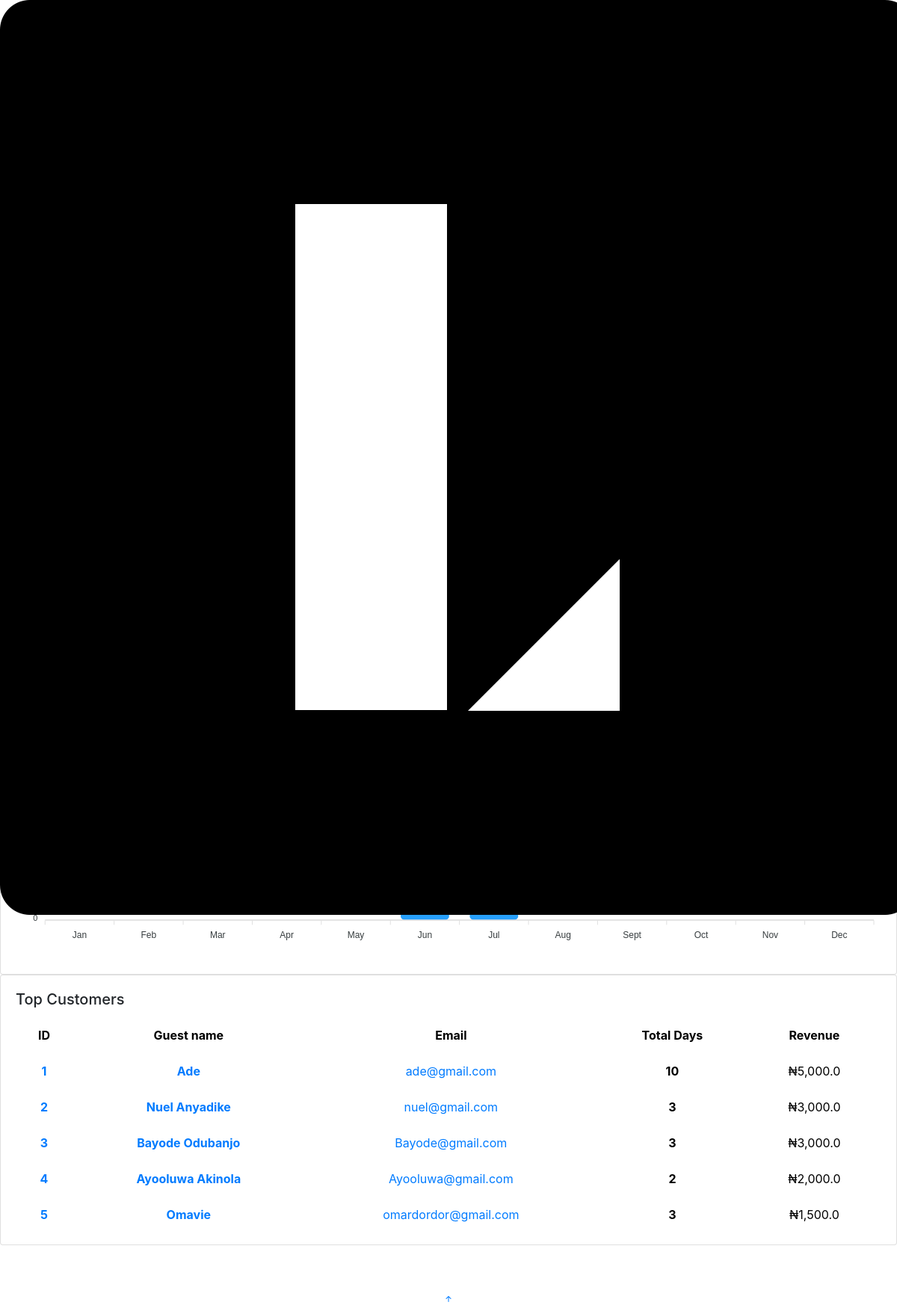
The page /analytics (signed in) on the database as committed earlier.
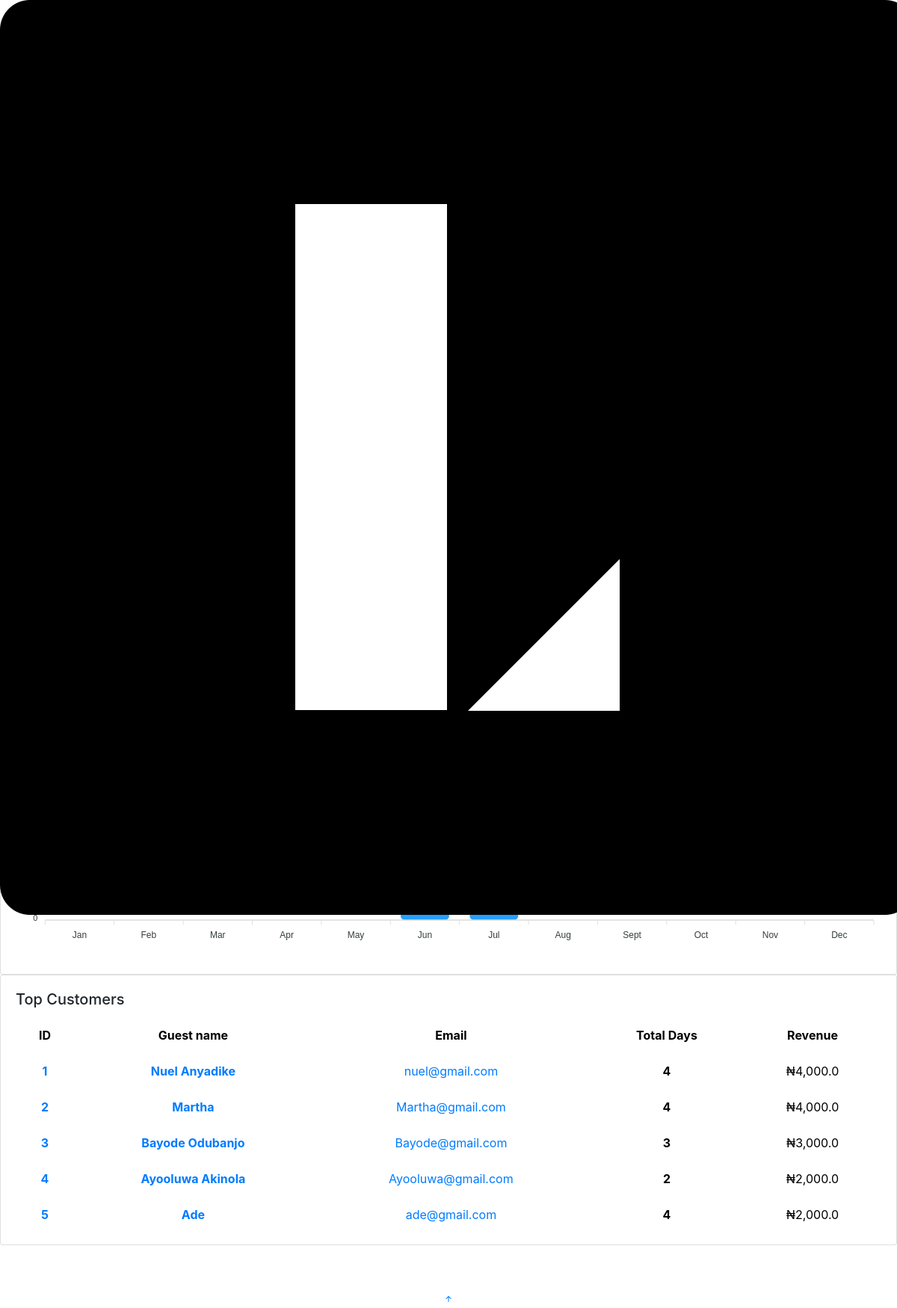
The same page on the database as committed later.
### LodgeApp/models.py (models this page shows, shortened)
class Guest(models.Model):
    name = models.CharField(max_length=50)
    email = models.EmailField()
    number = models.BigIntegerField()
    room  = models.ForeignKey(Room, on_delete=models.CASCADE)
    check_in = models.DateTimeField(auto_now_add=True)
    staff = models.ForeignKey(Staff, on_delete=models.CASCADE)
    check_out = models.DateTimeField(null=True,blank=True)
    revenue = models.ForeignKey(Revenue, on_delete=models.CASCADE, null=True, blank=True)
    company = models.ForeignKey(Company, on_delete=models.CASCADE, null=True)
    duration = models.IntegerField(null=True)

class Revenue(models.Model):
    revenue = models.DecimalField(max_digits=10, decimal_places=1, default=0)
    company = models.ForeignKey(Company, on_delete=models.CASCADE, null=True)

### LodgeApp/views.py (the view)
# urls.py: path('analytics', views.analytics, name='analytics'),
def analytics(request):
    if not request.user.is_authenticated:
        return redirect('sign-in')
    top_guests = Guest.objects.filter(company=request.user.company).order_by('-revenue__revenue')[:5]
    guests = Guest.objects.filter(company=request.user.company)
    check_ins = CheckIns.objects.filter(time__year=datetime.now().year, company=request.user.company)
    year_dict = {i:0 for i in range(1,13)}
    for check_in in check_ins:
        month = check_in.time.month
        year_dict[month] += 1
    check_in_data = list(year_dict.values())
    check_in_rate = int(np.sum(check_in_data)/(datetime.now().month * 4))
    if datetime.now().month == 1:
        guest_growth = 0
    else:
        try:
            guest_growth = (check_in_data[(datetime.now().month)-1] - check_in_data[(datetime.now().month)-2])/check_in_data[(datetime.now().month)-2] *100
        except:
            guest_growth = 0
    total_revenue = 0
    for guest in guests:
        try:
            rev = guest.revenue
            total_revenue += rev.revenue
        except:
            total_revenue += 0
    monthly_revenue = (total_revenue/(datetime.now().month))
    month_revenue_guests = Guest.objects.filter(check_out__month=datetime.now().month, company=request.user.company)
    if datetime.now().month != 1:
        prev_month_revenue_guests = Guest.objects.filter(check_out__month=(datetime.now().month)-1, company=request.user.company)
    else:
        prev_month_revenue_guests = {}
    month_revenue = 0
    for guests in month_revenue_guests:
        revenue = guests.revenue
        try:
            month_revenue+= revenue.revenue
        except:
            month_revenue+= 0
    prev_month_revenue = 0
    for guests in prev_month_revenue_guests:
        revenue = guests.revenue
        try:
            prev_month_revenue+= revenue.revenue
        except:
            prev_month_revenue+= 0
    try:
        revenue_growth = ((month_revenue-prev_month_revenue)/prev_month_revenue)*100
    except:
        revenue_growth = 0
    available_rooms = Room.objects.filter(room_status=False,
                                          company=request.user.company)
    context = {
        'available_rooms':available_rooms,
        'check_in_data':check_in_data,
        'guests':Guest.objects.filter(company=request.user.company),
        'top_guests':top_guests,
        'check_in_rate':check_in_rate,
        'guest_growth':guest_growth,
        'total_revenue':float(total_revenue),
        'monthly_revenue':monthly_revenue,
        'revenue_growth':revenue_growth,
        'page_name':'Analytics'
    }
    return render(request, 'analytics.html', context)

### LodgeApp/templates/analytics.html (shortened to what this page needs)
{% extends 'base.html' %}
{% load static %}
{% load custom_filters %}
{% load custom_tags %}
{% load humanize %}
{% block content %}
<body>
  {% include 'partials/_header.html' %}
  {% include 'sidebar.html' %}
  <main id="main" class="main">
    <div class="pagetitle">
      <h1>Analytics</h1>
      <nav>
        <ol class="breadcrumb">
          <li class="breadcrumb-item"><a href="#">Home</a></li>
          <li class="breadcrumb-item active">Analytics</li>
        </ol>
      </nav>
    </div>
  <a href="{% url 'download_analytics_csv' %}"><p>Download</p></a>
    <section class="section dashboard">
      <div class="row">
        <div class="col-xxl-6 col-xl-12 col-lg-12 col-md-12">
          <div class="row">
            <div class="col-xxl-6 col-xl-4 col-lg-4 col-md-6">
              <div class="card info-card sales-card">
                <div class="card-body">
                  <h5 class="card-title">Total Revenue </h5>
                  <div class="d-flex align-items-center">
                    <div
                      class="card-icon rounded-circle d-flex align-items-center justify-content-center"
                    >
                    </div>
                    <div class="ps-3">
                      <h6>&#8358;{{total_revenue|floatformat:1|intcomma}}</h6>
                      <span class="text-muted small pt-2 ps-1"></span>
                    </div>
                  </div>
                </div>
              </div>
            </div>
            <div class="col-xxl-6 col-xl-4 col-lg-4 col-md-6">
              <div class="card info-card revenue-card">
                <div class="card-body">
                  <h5 class="card-title">
                  </h5>
                  <div class="d-flex align-items-center">
                    <div
                      class="card-icon rounded-circle d-flex align-items-center justify-content-center"
                    >
                    </div>
                    <div class="ps-3">
                      <h6>&#8358;{{monthly_revenue|floatformat:1|intcomma}}</h6>
                      <span class="text-muted small pt-2 ps-1"></span>
                    </div>
                  </div>
                </div>
              </div>
            </div>
            <div class="col-xxl-6 col-xl-4 col-lg-4 col-md-6">
              <div class="card info-card customers-card">
                <div class="card-body">
                  <h5 class="card-title">
                  </h5>
                  <div class="d-flex align-items-center">
                    <div
                      class="card-icon rounded-circle d-flex align-items-center justify-content-center"
                    >
                    </div>
                    <div class="ps-3">
                      <h6>{{revenue_growth|stringformat:".1f"}}%</h6>
                      <span class="text-muted small pt-2 ps-1">Over last month</span>
                    </div>
                  </div>
                </div>
              </div>
            </div>
            <div class="col-xxl-6 col-xl-4 col-lg-4 col-md-6">
              <div class="card info-card sales-card">
                <div class="card-body">
                  <h5 class="card-title">
                    Check-in Rate <span>per week</span>
                  </h5>
                  <div class="d-flex align-items-center">
                    <div
                      class="card-icon rounded-circle d-flex align-items-center justify-content-center"
                    >
                    </div>
                    <div class="ps-3">
                      <h6>{{check_in_rate}} Guests</h6>
                      <span class="text-muted small pt-2 ps-1"></span>
                    </div>
                  </div>
                </div>
              </div>
            </div>
            <div class="col-xxl-6 col-xl-4 col-lg-4 col-md-6">
              <div class="card info-card revenue-card">
                <div class="card-body">
                  <h5 class="card-title">
                  </h5>
                  <div class="d-flex align-items-center">
                    <div
                      class="card-icon rounded-circle d-flex align-items-center justify-content-center"
                    >
                    </div>
                    <div class="ps-3">
                      <h6>{{guests|length}} Guests</h6>
                      <span class="text-muted small pt-2 ps-1"></span>
                    </div>
                  </div>
                </div>
              </div>
            </div>
            <div class="col-xxl-6 col-xl-4 col-lg-4 col-md-6">
              <div class="card info-card customers-card">
                <div class="card-body">
                  <h5 class="card-title">Customer Growth </h5>
                  <div class="d-flex align-items-center">
                    <div
                      class="card-icon rounded-circle d-flex align-items-center justify-content-center"
                    >
                    </div>
                    <div class="ps-3">
                      <h6>{{guest_growth|stringformat:".1f"}}%</h6>
                      <span class="text-muted small pt-2 ps-1">Over last month</span>
                    </div>
                  </div>
                </div>
              </div>
            </div>
          </div>
        </div>
        <div class="col-xxl-6 col-xl-12 col-lg-12">
          <div class="card">
            <div class="card-body">
              <h5 class="card-title">Check-in activity</h5>
              <div id="barChart"></div>
            </div>
          </div>
        </div>
        <div class="col-12">
          <div class="card top-selling overflow-auto">
            <div class="card-body pb-0">
              <h5 class="card-title">Top Customers </h5>
              <table class="table table-borderless text-center">
                <thead>
                  <tr>
                    <th scope="col">ID</th>
                    <th scope="col">Guest name</th>
                    <th scope="col">Email</th>
                    <th scope="col">Total Days</th>
                    <th scope="col">Revenue</th>
                  </tr>
                </thead>
                <tbody>
                  {% for guest in top_guests %}
                  <tr>
                      <th scope="row">
                        <a href="#">{{ forloop.counter }}</a>
                      </th>
                      <td><a href="#" class="text-primary fw-bold">{{guest.name}}</a></td>
                      <td><a href="mailto:{{guest.email}}">{{guest.email}}</a></td>
                      <td class="fw-bold">{{guest.duration}}</td>
                      <td>&#8358;{{ guest.revenue.revenue|floatformat:1|intcomma }}</td>
                    </tr>
                  {% endfor %}
                </tbody>
              </table>
            </div>
          </div>
        </div>
      </div>
    </section>
  </main>
  <a
    href="#"
    class="back-to-top d-flex align-items-center justify-content-center"
    ><i class="bi bi-arrow-up-short"></i
  ></a>
</body>
{% endblock content %}

### LodgeApp/templates/base.html (shortened to what this page needs)
{% load static %}
<!DOCTYPE html>
<html lang="en">
  <head>
    {% include 'head.html' %}
  </head>
    {% block content %}
    {% endblock content %}
</html>

### LodgeApp/templates/head.html (shortened to what this page needs)
{% load static %}
<link rel="stylesheet" href="https://cdn.jsdelivr.net/npm/bootstrap-icons@1.10.0/font/bootstrap-icons.css">
<link
  href="{% static 'vendor/bootstrap/css/bootstrap.min.css' %}"
  rel="stylesheet"
/>
<link rel="stylesheet" href="https://cdn.jsdelivr.net/npm/bootstrap-icons@1.10.5/font/bootstrap-icons.css">
<link
  href="{% static 'vendor/boxicons/css/boxicons.min.css' %}"
  rel="stylesheet"
/>
<link href="{% static 'vendor/quill/quill.snow.css' %}" rel="stylesheet" />
<link href="{% static 'vendor/quill/quill.bubble.css' %}" rel="stylesheet" />
<link href="{% static 'vendor/remixicon/remixicon.css' %}" rel="stylesheet" />
<link
  href="{% static 'vendor/simple-datatables/style.css' %}"
  rel="stylesheet"
/>
<link href="{% static 'vendor/glightbox/css/glightbox.min.css' %}" rel="stylesheet" />
<link href="{% static 'vendor/swiper/swiper-bundle.min.css' %}" rel="stylesheet" />
<link href="{% static 'css/style.css' %}" rel="stylesheet" />
<link href="{% static 'css/brand-style.css' %}" rel="stylesheet" />
<link href="{% static 'css/style.css' %}" rel="stylesheet" />
<link href="{% static 'css/clock.css' %}" rel="stylesheet" />
<link href="{% static 'css/preloader.css' %}" rel="stylesheet" />
<link rel="stylesheet" href="{% static 'css/landing.css' %}" />
<link rel="stylesheet" href="{% static 'css/room-carousel.css' %}" />
<link rel="stylesheet" href="{% static 'css/check-in.css' %}" />

### LodgeApp/templates/partials/_header.html (shortened to what this page needs)
{% load static %}
<header id="header" class="header fixed-top d-flex align-items-center">
  <div class="d-flex align-items-center justify-content-between">
    <a href="{% url 'dashboard' %}" class="logo d-flex align-items-center">
      <img src="{% static 'img/Icon-bg.png' %}" alt="" class="d-lg-none d-lg-block" />
    </a>
  </div>
</header>

### LodgeApp/templates/sidebar.html (shortened to what this page needs)
{% load static %}
<aside id="sidebar" class="sidebar">
    <ul class="sidebar-nav" id="sidebar-nav">
      <li class="nav-item">
        <a class="nav-link collapsed" id = "nav-dashboard" href="{% url 'dashboard' %}">
          <span>Home</span>
        </a>
      </li>
      <li class="nav-item">
        <a class="nav-link collapsed" id = "nav-rooms" href="{% url 'rooms' %}">
          <span>Rooms</span>
        </a>
      </li>
      <li class="nav-item">
        <a class="nav-link collapsed" id = "nav-analytics" href="{% url 'analytics' %}">
          <span>Analytics</span>
        </a>
      </li>
      <li class="nav-item">
        <a class="nav-link collapsed" id = "nav-history" href="{% url 'history' %}">
          <span>Guest History</span>
        </a>
      </li>
      <li class="nav-item">
        <a class="nav-link collapsed" id = "nav-dashboard" href="{% url 'logs' %}">
          <span>Logs</span>
        </a>
      </li>
      <li class="nav-item">
        <a class="nav-link collapsed" href="{% url 'settings' %}">
          <span>Settings</span>
        </a>
      </li>
      <li class="nav-item">
        <a class="nav-link collapsed" href="{% url 'logout' %}">
          <span>Log Out</span>
        </a>
      </li>
    </ul>
  </aside>

### LodgeApp/templates/scripts.html (shortened to what this page needs)
{% load static %}

### LodgeApp/static/css/landing.css (style rules this page uses)
section, .section { color: #1a1f24; background-color: #ffffff; padding: 60px 0; scroll-margin-top: 100px; overflow: clip; }

### LodgeApp/static/css/room-carousel.css (style rules this page uses)
.row { display: flex; justify-content: center; }

Rows that differ between the two databases and show on the page:
no longer on this page (row unchanged): Guest: name "Omavie", email "omardordor@gmail.com", duration "3", revenue.revenue "1,500.0"
changed Guest "Nuel Anyadike": duration "3" → "4"; revenue.revenue "3,000.0" → "4,000.0"
now on this page (row edited): Guest: name "Martha", email "Martha@gmail.com", duration "4", revenue.revenue "4,000.0"
changed Guest "Ade": duration "10" → "4"; revenue.revenue "5,000.0" → "2,000.0"; moves down the list
